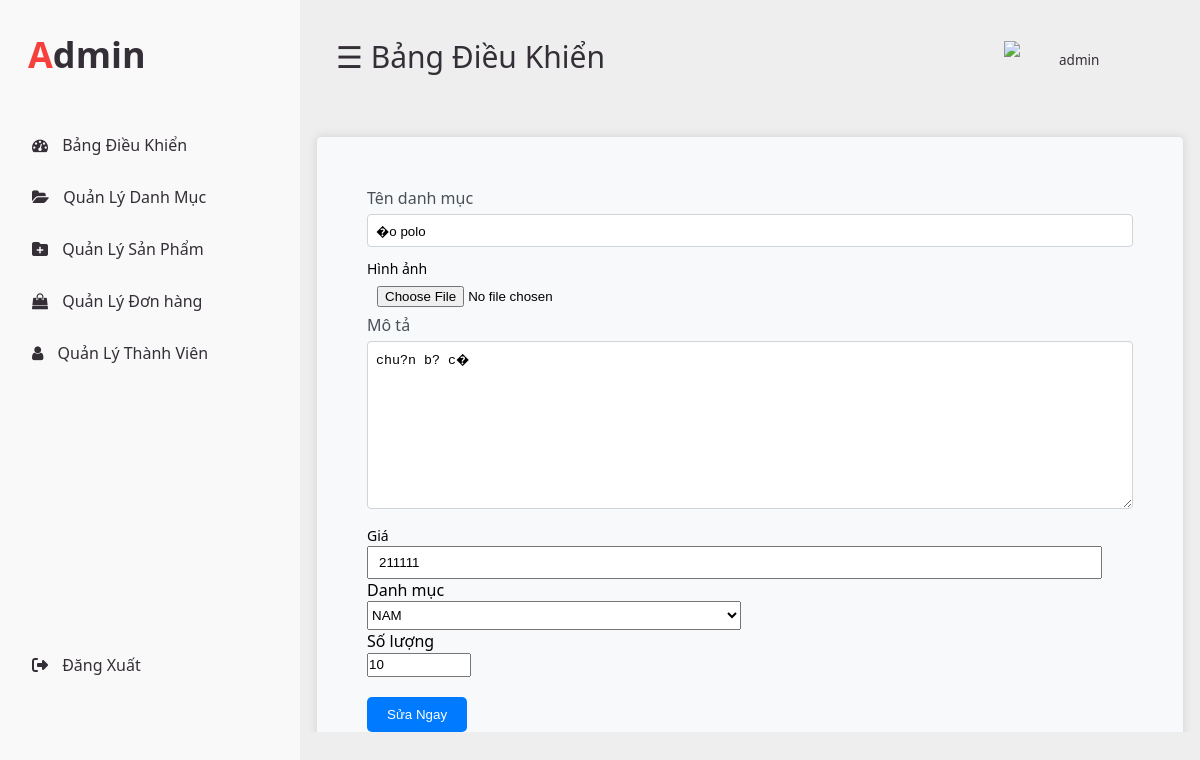
Screenshot of /admin/index.php?act=editProduct&id=1 (signed in) with the database file from the repository.
### tables this page shows
CREATE TABLE `products` (
  `id` int(11) NOT NULL,
  `category_id` int(11) NOT NULL,
  `name` varchar(50) NOT NULL,
  `status` int(11) NOT NULL DEFAULT 0,
  `description` text NOT NULL,
  `price` double NOT NULL,
  `quantity` int(3) NOT NULL,
  `image` varchar(100) DEFAULT NULL
);

### model/product.php (called while the page is built, shortened)
<?php
  function getOneProduct($id) {
    $conn=connect();
    $sql = "SELECT * FROM `products` WHERE id = " . $id;
    $stmt = $conn->prepare($sql);
    $stmt->execute();
    $stmt->setFetchMode(PDO::FETCH_ASSOC);
    $result = $stmt->fetch();
    return $result;
    }
?>

### model/category.php (called while the page is built, shortened)
<?php
function getAllcategories()
{
    $conn = connect();
    $sql = "SELECT * FROM `categories`";
    $stmt = $conn->prepare($sql);
    $stmt->execute();
    $stmt->setFetchMode(PDO::FETCH_ASSOC);
    $kq = $stmt->fetchAll();
    return $kq;
}

### admin/view/updateProducts.php (the view, shortened to what this page needs)
</head>
<body>
    <form class="custom-form" action="index.php?act=editProduct" method="post" enctype="multipart/form-data">
        <span class="custom-span">Tên danh mục</span>
        <input class="custom-input" type="text" name="name" value="<?= $product['name'] ?>"><br>
        <label for="">Hình ảnh</label>
        <input <?=$product['image']!='' ? '' : 'required'?> type="file" name="image" class="input"><br>
        <span class="custom-span">Mô tả</span>
        <textarea class="custom-textarea" name="description" cols="30" rows="10"><?=$product['description'] ?></textarea> <br>
        <label for="">Giá</label>
        <input type="text" name="price" class="input" value="<?= $product['price'] ?>"><br>
        <span>Danh mục</span> <br>
        <select name="categories_id" class="select">
                    <?php
                        if(isset($categories)&& count($categories)>0){
                            foreach ($categories as $category) {
                                echo '<option value="'.$category['id'].'">'.$category['name'].'</option>';
                            }
                        }
                    ?>
                </select> <br>
        <span>Số lượng</span> <br>
        <input class="soluong" type="number" name="quantity" id="" min="1" max="10" value="<?= $product['quantity'] ?>"> <br>
        <input class="btn_inp" type="submit" name="suasp" value="Sửa Ngay">
    </form>

### admin/layout/css/style.css (style rules this page uses)
* { margin: 0px; padding: 0px; }
body { background-color: #eee; overflow: hidden; font-family: system-ui; width: 100%; height: 100%; }
label { font-size: 14px; font-weight: 300; margin-bottom: 5px; }
.input { width: 95%; padding: 7px 10px ; outline: none; }
.input::placeholder { color: rgb(163, 163, 163); }
.select { width: 50%; padding: 5px 0; }

### admin/view/updateProducts.php (style rules this page uses)
.custom-form { max-width: 900px; margin: 10px auto; padding: 50px 68px 50px 50px; background-color: #f8f9fa; border: 1px solid #dee2e6; border-radius: 5px; box-shadow: 0 0 10px rgba(0, 0, 0, 0.1); }
.custom-span { display: block; margin-bottom: 5px; color: #495057; }
.custom-input, .custom-textarea { width: 100%; padding: 8px; outline: none; margin-bottom: 10px; border: 1px solid #ced4da; border-radius: 4px; }
.btn_inp { padding: 10px 20px; outline: none; border-radius: 5px; background-color: #007bff; color: #fff; border: none; }
.soluong { width:100px; height:20px; margin-bottom: 20px; }

### rows the page displays
products: name "�o polo", description "chu?n b? c�", price "211111", quantity "10"

### other values shown
$_SESSION['user']['username'] "admin"
form field categories_id "NAM"
